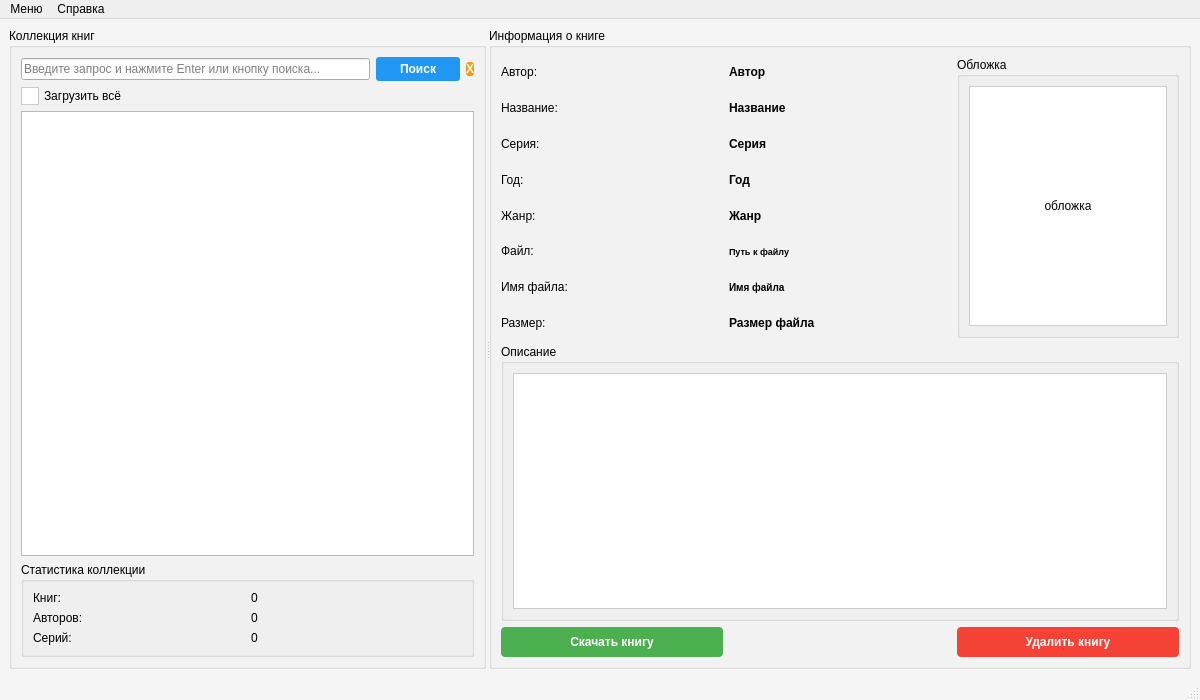
<?xml version="1.0" encoding="UTF-8"?>
<ui version="4.0">
 <class>MainWindow</class>
 <widget class="QMainWindow" name="MainWindow">
  <property name="geometry">
   <rect>
    <x>0</x>
    <y>0</y>
    <width>1200</width>
    <height>700</height>
   </rect>
  </property>
  <property name="windowTitle">
   <string>Домашняя библиотека</string>
  </property>
  <property name="styleSheet">
   <string notr="true">QMainWindow {
    background-color: #f5f5f5;
}</string>
  </property>
  <widget class="QWidget" name="centralwidget">
   <layout class="QHBoxLayout" name="horizontalLayout">
    <item>
     <widget class="QSplitter" name="mainSplitter">
      <property name="orientation">
       <enum>Qt::Horizontal</enum>
      </property>
      <property name="opaqueResize">
       <bool>true</bool>
      </property>
      <property name="handleWidth">
       <number>3</number>
      </property>
      <property name="childrenCollapsible">
       <bool>false</bool>
      </property>
      <widget class="QWidget" name="leftWidget">
       <layout class="QVBoxLayout" name="verticalLayout_2">
        <item>
         <widget class="QGroupBox" name="groupBox_2">
          <property name="minimumSize">
           <size>
            <width>300</width>
            <height>0</height>
           </size>
          </property>
          <property name="title">
           <string>Коллекция книг</string>
          </property>
          <layout class="QVBoxLayout" name="verticalLayout_3">
           <item>
            <layout class="QHBoxLayout" name="horizontalLayout_2">
             <item>
              <widget class="QLineEdit" name="searchLineEdit">
               <property name="placeholderText">
                <string>Введите запрос и нажмите Enter или кнопку поиска...</string>
               </property>
              </widget>
             </item>
             <item>
              <widget class="QPushButton" name="btn_search">
               <property name="enabled">
                <bool>true</bool>
               </property>
               <property name="minimumSize">
                <size>
                 <width>84</width>
                 <height>0</height>
                </size>
               </property>
               <property name="styleSheet">
                <string notr="true">QPushButton {
    background-color: #2196F3;
    color: white;
    border: none;
    padding: 5px 12px;
    font-weight: bold;
    border-radius: 3px;
    min-width: 60px;
}
QPushButton:hover {
    background-color: #1976D2;
}
QPushButton:pressed {
    background-color: #0D47A1;
}</string>
               </property>
               <property name="text">
                <string>Поиск</string>
               </property>
              </widget>
             </item>
             <item>
              <widget class="QPushButton" name="pushButton">
               <property name="maximumSize">
                <size>
                 <width>30</width>
                 <height>16777215</height>
                </size>
               </property>
               <property name="toolTip">
                <string>Очистить поиск</string>
               </property>
               <property name="styleSheet">
                <string notr="true">QPushButton {
    background-color: #ff9800;
    color: white;
    border: none;
    font-weight: bold;
    border-radius: 3px;
}
QPushButton:hover {
    background-color: #f57c00;
}
QPushButton:pressed {
    background-color: #e65100;
}</string>
               </property>
               <property name="text">
                <string>X</string>
               </property>
              </widget>
             </item>
            </layout>
           </item>
           <item>
            <widget class="QCheckBox" name="chkLoadAll">
             <property name="styleSheet">
              <string notr="true">QCheckBox {
    spacing: 5px;
}
QCheckBox::indicator {
    width: 16px;
    height: 16px;
}
QCheckBox::indicator:unchecked {
    border: 1px solid #cccccc;
    background-color: white;
}
QCheckBox::indicator:checked {
    border: 1px solid #4CAF50;
    background-color: #4CAF50;
}</string>
             </property>
             <property name="text">
              <string>Загрузить всё</string>
             </property>
            </widget>
           </item>
           <item>
            <widget class="QTreeView" name="treeView">
             <property name="sizePolicy">
              <sizepolicy hsizetype="Expanding" vsizetype="Expanding">
               <horstretch>0</horstretch>
               <verstretch>0</verstretch>
              </sizepolicy>
             </property>
            </widget>
           </item>
           <item>
            <widget class="QGroupBox" name="groupBox">
             <property name="maximumSize">
              <size>
               <width>16777215</width>
               <height>120</height>
              </size>
             </property>
             <property name="title">
              <string>Статистика коллекции</string>
             </property>
             <layout class="QGridLayout" name="gridLayout">
              <item row="0" column="0">
               <widget class="QLabel" name="statsLabel">
                <property name="text">
                 <string>Книг:</string>
                </property>
               </widget>
              </item>
              <item row="0" column="1">
               <widget class="QLabel" name="statsLabel_book">
                <property name="text">
                 <string>0</string>
                </property>
               </widget>
              </item>
              <item row="1" column="0">
               <widget class="QLabel" name="statsLabel_3">
                <property name="text">
                 <string>Авторов:</string>
                </property>
               </widget>
              </item>
              <item row="1" column="1">
               <widget class="QLabel" name="statsLabel_autor">
                <property name="text">
                 <string>0</string>
                </property>
               </widget>
              </item>
              <item row="2" column="0">
               <widget class="QLabel" name="statsLabel_5">
                <property name="text">
                 <string>Серий:</string>
                </property>
               </widget>
              </item>
              <item row="2" column="1">
               <widget class="QLabel" name="statsLabel_series">
                <property name="text">
                 <string>0</string>
                </property>
               </widget>
              </item>
             </layout>
            </widget>
           </item>
          </layout>
         </widget>
        </item>
       </layout>
      </widget>
      <widget class="QWidget" name="rightWidget">
       <layout class="QVBoxLayout" name="verticalLayout">
        <item>
         <widget class="QGroupBox" name="groupBox_3">
          <property name="minimumSize">
           <size>
            <width>400</width>
            <height>0</height>
           </size>
          </property>
          <property name="title">
           <string>Информация о книге</string>
          </property>
          <layout class="QGridLayout" name="gridLayout_2">
           <item row="0" column="0">
            <widget class="QLabel" name="label_autor">
             <property name="text">
              <string>Автор:</string>
             </property>
            </widget>
           </item>
           <item row="0" column="1">
            <widget class="QLabel" name="lbl_autor">
             <property name="styleSheet">
              <string notr="true">font-weight: bold;</string>
             </property>
             <property name="text">
              <string>Автор</string>
             </property>
            </widget>
           </item>
           <item row="1" column="0">
            <widget class="QLabel" name="label_title">
             <property name="text">
              <string>Название:</string>
             </property>
            </widget>
           </item>
           <item row="1" column="1">
            <widget class="QLabel" name="lbl_name_book">
             <property name="styleSheet">
              <string notr="true">font-weight: bold;</string>
             </property>
             <property name="text">
              <string>Название</string>
             </property>
            </widget>
           </item>
           <item row="2" column="0">
            <widget class="QLabel" name="label_series">
             <property name="text">
              <string>Серия:</string>
             </property>
            </widget>
           </item>
           <item row="2" column="1">
            <widget class="QLabel" name="lbl_series">
             <property name="styleSheet">
              <string notr="true">font-weight: bold;</string>
             </property>
             <property name="text">
              <string>Серия</string>
             </property>
            </widget>
           </item>
           <item row="3" column="0">
            <widget class="QLabel" name="label_year">
             <property name="text">
              <string>Год:</string>
             </property>
            </widget>
           </item>
           <item row="3" column="1">
            <widget class="QLabel" name="lbl_year">
             <property name="styleSheet">
              <string notr="true">font-weight: bold;</string>
             </property>
             <property name="text">
              <string>Год</string>
             </property>
            </widget>
           </item>
           <item row="4" column="0">
            <widget class="QLabel" name="label_genre">
             <property name="text">
              <string>Жанр:</string>
             </property>
            </widget>
           </item>
           <item row="4" column="1">
            <widget class="QLabel" name="lbl_genre">
             <property name="styleSheet">
              <string notr="true">font-weight: bold;</string>
             </property>
             <property name="text">
              <string>Жанр</string>
             </property>
            </widget>
           </item>
           <item row="5" column="0">
            <widget class="QLabel" name="label_file_path">
             <property name="text">
              <string>Файл:</string>
             </property>
            </widget>
           </item>
           <item row="5" column="1">
            <widget class="QLabel" name="lbl_file_path">
             <property name="styleSheet">
              <string notr="true">font-weight: bold; font-size: 9px;</string>
             </property>
             <property name="text">
              <string>Путь к файлу</string>
             </property>
             <property name="wordWrap">
              <bool>true</bool>
             </property>
            </widget>
           </item>
           <item row="6" column="0">
            <widget class="QLabel" name="label_file_name">
             <property name="text">
              <string>Имя файла:</string>
             </property>
            </widget>
           </item>
           <item row="6" column="1">
            <widget class="QLabel" name="lbl_file_name">
             <property name="styleSheet">
              <string notr="true">font-weight: bold; font-size: 10px;</string>
             </property>
             <property name="text">
              <string>Имя файла</string>
             </property>
             <property name="wordWrap">
              <bool>true</bool>
             </property>
            </widget>
           </item>
           <item row="7" column="0">
            <widget class="QLabel" name="label_file_size">
             <property name="text">
              <string>Размер:</string>
             </property>
            </widget>
           </item>
           <item row="7" column="1">
            <widget class="QLabel" name="lbl_file_size">
             <property name="styleSheet">
              <string notr="true">font-weight: bold;</string>
             </property>
             <property name="text">
              <string>Размер файла</string>
             </property>
            </widget>
           </item>
           <item row="0" column="2" rowspan="8">
            <widget class="QGroupBox" name="groupBox_5">
             <property name="minimumSize">
              <size>
               <width>200</width>
               <height>280</height>
              </size>
             </property>
             <property name="maximumSize">
              <size>
               <width>250</width>
               <height>320</height>
              </size>
             </property>
             <property name="title">
              <string>Обложка</string>
             </property>
             <layout class="QVBoxLayout" name="verticalLayout_4">
              <item>
               <widget class="QLabel" name="lbl_cover">
                <property name="minimumSize">
                 <size>
                  <width>180</width>
                  <height>240</height>
                 </size>
                </property>
                <property name="maximumSize">
                 <size>
                  <width>220</width>
                  <height>280</height>
                 </size>
                </property>
                <property name="styleSheet">
                 <string notr="true">border: 1px solid #ccc; background-color: white; padding: 5px;</string>
                </property>
                <property name="frameShape">
                 <enum>QFrame::Panel</enum>
                </property>
                <property name="frameShadow">
                 <enum>QFrame::Plain</enum>
                </property>
                <property name="text">
                 <string>обложка</string>
                </property>
                <property name="scaledContents">
                 <bool>false</bool>
                </property>
                <property name="alignment">
                 <set>Qt::AlignCenter</set>
                </property>
               </widget>
              </item>
             </layout>
            </widget>
           </item>
           <item row="8" column="0" colspan="3">
            <widget class="QGroupBox" name="groupBox_4">
             <property name="title">
              <string>Описание</string>
             </property>
             <layout class="QVBoxLayout" name="verticalLayout_5">
              <item>
               <widget class="QTextEdit" name="txtDescription">
                <property name="font">
                 <font>
                  <pointsize>-1</pointsize>
                 </font>
                </property>
                <property name="styleSheet">
                 <string notr="true">background-color: white; border: 1px solid #ccc; font-size: 12px;</string>
                </property>
                <property name="readOnly">
                 <bool>true</bool>
                </property>
               </widget>
              </item>
             </layout>
            </widget>
           </item>
           <item row="9" column="0">
            <widget class="QPushButton" name="btn_download">
             <property name="styleSheet">
              <string notr="true">QPushButton {
    background-color: #4CAF50;
    color: white;
    border: none;
    padding: 8px 16px;
    font-weight: bold;
    border-radius: 4px;
}
QPushButton:hover {
    background-color: #45a049;
}
QPushButton:pressed {
    background-color: #3d8b40;
}</string>
             </property>
             <property name="text">
              <string>Скачать книгу</string>
             </property>
            </widget>
           </item>
           <item row="9" column="2">
            <widget class="QPushButton" name="btn_delete">
             <property name="styleSheet">
              <string notr="true">QPushButton {
    background-color: #f44336;
    color: white;
    border: none;
    padding: 8px 16px;
    font-weight: bold;
    border-radius: 4px;
}
QPushButton:hover {
    background-color: #d32f2f;
}
QPushButton:pressed {
    background-color: #b71c1c;
}
QPushButton:disabled {
    background-color: #cccccc;
    color: #666666;
}</string>
             </property>
             <property name="text">
              <string>Удалить книгу</string>
             </property>
            </widget>
           </item>
          </layout>
         </widget>
        </item>
       </layout>
      </widget>
     </widget>
    </item>
   </layout>
  </widget>
  <widget class="QMenuBar" name="menubar">
   <property name="geometry">
    <rect>
     <x>0</x>
     <y>0</y>
     <width>1200</width>
     <height>23</height>
    </rect>
   </property>
   <widget class="QMenu" name="menu">
    <property name="title">
     <string>Меню</string>
    </property>
    <addaction name="actionSettings"/>
   </widget>
   <widget class="QMenu" name="menu_2">
    <property name="title">
     <string>Справка</string>
    </property>
    <addaction name="actionAbout"/>
   </widget>
   <addaction name="menu"/>
   <addaction name="menu_2"/>
  </widget>
  <widget class="QStatusBar" name="statusbar"/>
  <action name="actionSettings">
   <property name="text">
    <string>Настройки</string>
   </property>
  </action>
  <action name="actionAbout">
   <property name="text">
    <string>О программе</string>
   </property>
  </action>
 </widget>
 <resources/>
 <connections/>
</ui>
